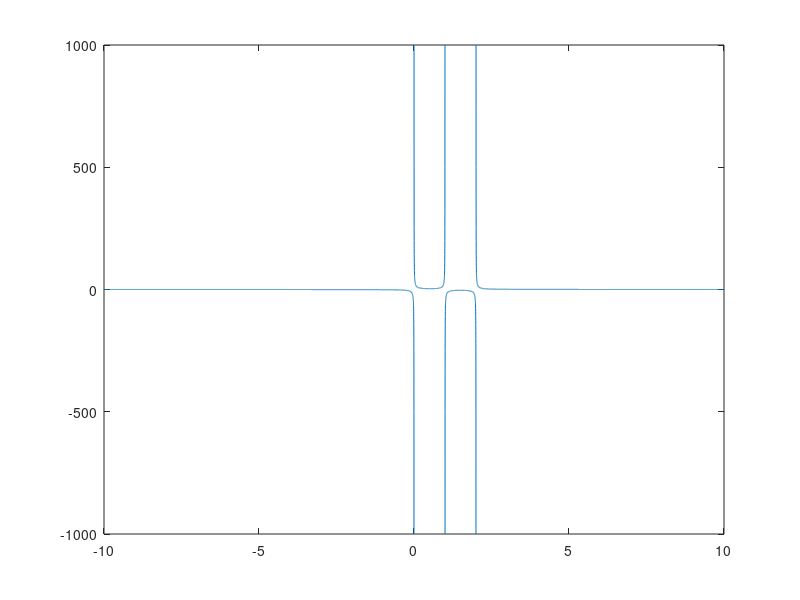

MATLAB code to generate this figure:
x = [linspace(-10,0,10000),linspace(0,1,1000),linspace(1,2,1000),linspace(2,10,8000)];
y = 1./x - 1./(x - 1) + 1./(x - 2);
plot(x,y);
